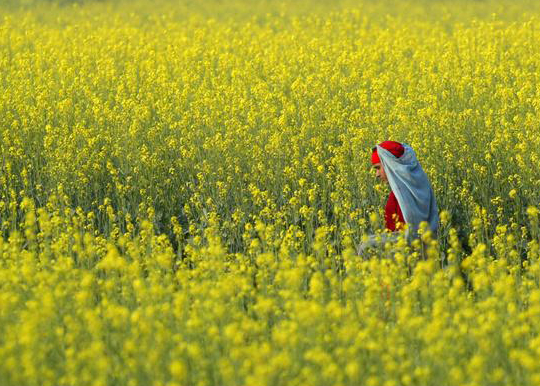
%> input picture 双边滤波/context aware saliency detection 副本/bird.jpg, 540 x 386 px
$ octave maintest1.m   (GNU Octave 9; MATLAB toolbox functions it lacks are replaced by stand-ins)
%> lines starting %> are read from the running program, lines starting %| are printed output that depends on the picture
### 双边滤波/context aware saliency detection 副本/pre_rgb2lab.m
function [ img_lab ] = pre_rgb2lab( img_in,max_side )
%UNTITLED3 Summary of this function goes here
%   Detailed explanation goes here
%img_rgb:缩放后的rgb图
%img_lab：rgb2lab后的图
%h，w，图像高宽


img=double(img_in);


[h_t,w_t]=size(img(:,:,1));%得到原图的长宽

if w_t>h_t              %看长和宽哪个比较大,将原图放缩至大值为250

    img_rgb(:,:,1)=imresize(img(:,:,1),[(max_side/w_t)*h_t,max_side],'bilinear');%用双线性差值法
    img_rgb(:,:,2)=imresize(img(:,:,2),[(max_side/w_t)*h_t,max_side],'bilinear');
    img_rgb(:,:,3)=imresize(img(:,:,3),[(max_side/w_t)*h_t,max_side],'bilinear');
else
     img_rgb(:,:,1)=imresize(img(:,:,1),[max_side,(max_side/h_t)*w_t],'bilinear');
     img_rgb(:,:,2)=imresize(img(:,:,2),[max_side,(max_side/h_t)*w_t],'bilinear');
     img_rgb(:,:,3)=imresize(img(:,:,3),[max_side,(max_side/h_t)*w_t],'bilinear');
end

%%%%%%%%%%%%%%%%%%%%%%%%%%%%%%%%%%%%%%%%%%%%%%%%%%%%%%%%%%%%%%%%


%========================================================

%=====================RGB2Lab=============================
img_lab_o=RGB2Lab(img_rgb);

img_lab(:,:,1)=img_lab_o(:,:,1)*255/100;      %L通道从0到100转到0到255
img_lab(:,:,2)=(img_lab_o(:,:,2)+120)*255/200;%a，通道从-120到120转到0到255
img_lab(:,:,3)=(img_lab_o(:,:,3)+120)*255/200;

%========================================================
%归一化，从0到255归到0到1
img_lab=img_lab/255;


end

### 双边滤波/context aware saliency detection 副本/RGB2Lab.m
function [L,a,b] = RGB2Lab(R,G,B)
% function [L, a, b] = RGB2Lab(R, G, B)
% RGB2Lab takes matrices corresponding to Red, Green, and Blue, and
% transforms them into CIELab.  This transform is based on ITU-R
% Recommendation  BT.709 using the D65 white point reference.
% The error in transforming RGB -> Lab -> RGB is approximately
% 10^-5.  RGB values can be either between 0 and 1 or between 0 and 255.
% By Mark Ruzon from C code by Yossi Rubner, 23 September 1997.
% Updated for MATLAB 5 28 January 1998.
%
% If your image is loaded into uint8 format as an M x N x 3 tensor, you
% can pass it in as one argument.  If you break it into 3 pieces, convert
% them into double before calling this function.
if (nargin == 1)
  B = double(R(:,:,3));
  G = double(R(:,:,2));
  R = double(R(:,:,1));
end
if ((max(max(R)) > 1.0) | (max(max(G)) > 1.0) | (max(max(B)) > 1.0))
  R = R/255;
  G = G/255;
  B = B/255;
end
[M, N] = size(R);
s = M*N;
% Set a threshold
T = 0.008856;
RGB = [reshape(R,1,s); reshape(G,1,s); reshape(B,1,s)];
% RGB to XYZ
MAT = [0.412453 0.357580 0.180423;
       0.212671 0.715160 0.072169;
       0.019334 0.119193 0.950227];
XYZ = MAT * RGB;
X = XYZ(1,:) / 0.950456;
Y = XYZ(2,:);
Z = XYZ(3,:) / 1.088754;
XT = X > T;
YT = Y > T;
ZT = Z > T;
fX = XT .* X.^(1/3) + (~XT) .* (7.787 .* X + 16/116);
% Compute L
Y3 = Y.^(1/3);
fY = YT .* Y3 + (~YT) .* (7.787 .* Y + 16/116);
L  = YT .* (116 * Y3 - 16.0) + (~YT) .* (903.3 * Y);
fZ = ZT .* Z.^(1/3) + (~ZT) .* (7.787 .* Z + 16/116);
% Compute a and b
a = 500 * (fX - fY);
b = 200 * (fY - fZ);
L = reshape(L, M, N);
a = reshape(a, M, N);
b = reshape(b, M, N);
if ((nargout == 1) | (nargout == 0))
  L = cat(3,L,a,b);
end

### 双边滤波/context aware saliency detection 副本/get4Scale.m
function [ img_scale_1,img_scale_2,img_scale_3,img_scale_4 ] = get4Scale( img_in )
%UNTITLED4 Summary of this function goes here
%   Detailed explanation goes here


%********************************************************************************
%1. scale_1 1
img_scale_1=img_in;
[h,w]=size(img_scale_1(:,:,1));%记录原始图像尺寸

%----------------------------------------------------------
%2.scale_2 0.8

%以下缩放为最邻近差值
img_scale_2_g(:,:,1)=gaussianSmooth( img_scale_1(:,:,1) );%先每一层进行高斯平滑,模糊时使用原图
img_scale_2_g(:,:,2)=gaussianSmooth( img_scale_1(:,:,2) );
img_scale_2_g(:,:,3)=gaussianSmooth( img_scale_1(:,:,3) );

img_scale_2(:,:,1)=imresize(img_scale_2_g(:,:,1),[h*0.8,w*0.8]);%图像缩小为第二尺度，0.8
img_scale_2(:,:,2)=imresize(img_scale_2_g(:,:,2),[h*0.8,w*0.8]);
img_scale_2(:,:,3)=imresize(img_scale_2_g(:,:,3),[h*0.8,w*0.8]);

%----------------------------------------------------------
%3.scale_3 0.5
img_scale_3_g(:,:,1)=gaussianSmooth( img_scale_2(:,:,1) );%先每一层进行高斯平滑，模糊时使用放缩0.8的图作为原图
img_scale_3_g(:,:,2)=gaussianSmooth( img_scale_2(:,:,2) );
img_scale_3_g(:,:,3)=gaussianSmooth( img_scale_2(:,:,3) );

img_scale_3(:,:,1)=imresize(img_scale_3_g(:,:,1),[h*0.5,w*0.5]);%图像缩小为第3尺度，0.5
img_scale_3(:,:,2)=imresize(img_scale_3_g(:,:,2),[h*0.5,w*0.5]);
img_scale_3(:,:,3)=imresize(img_scale_3_g(:,:,3),[h*0.5,w*0.5]);

%----------------------------------------------------------
%4.scale_4 0.3
img_scale_4_g(:,:,1)=gaussianSmooth( img_scale_3(:,:,1) );%先每一层进行高斯平滑，模糊时使用放缩后的尺度0.5作为原图
img_scale_4_g(:,:,2)=gaussianSmooth( img_scale_3(:,:,2) );
img_scale_4_g(:,:,3)=gaussianSmooth( img_scale_3(:,:,3) );

img_scale_4(:,:,1)=imresize(img_scale_4_g(:,:,1),[h*0.3,w*0.3]);%图像缩小为第4尺度，0.3
img_scale_4(:,:,2)=imresize(img_scale_4_g(:,:,2),[h*0.3,w*0.3]);
img_scale_4(:,:,3)=imresize(img_scale_4_g(:,:,3),[h*0.3,w*0.3]);

end

### 双边滤波/context aware saliency detection 副本/gaussianSmooth.m
function [result ] = gaussianSmooth( img )
%UNTITLED Summary of this function goes here
%   Detailed explanation goes here
%将图像进行高斯平滑，用于生成高斯金字塔等或是去噪
%采用横向，纵向两个向量平滑
%-------------------------------------------------------

filter = [1,5,10,10,5,1,1];
filter = filter/sum(filter);
[h,w] = size(img);

if min(h,w) > 3
  % big image - use straight-forward method
  result = conv2(filter,filter,img,'same');

 % 不进行降采样

  %horResult = convResult(:,[2:2:end]-1);
 % result = horResult([2:2:end]-1,:);
else
  % Image is small along at least one dimension.
  error('输入进行高斯平滑的图太小');
end

end

### 双边滤波/context aware saliency detection 副本/distanceValueMap_search_onescale_2.m
function [ DistanceValue_t1,DistanceValue_exp,DistanceValue_t1_rang,DistanceValue_exp_rang] = distanceValueMap_search_onescale_2( img_in,max_side )
%UNTITLED7 Summary of this function goes here
%   Detailed explanation goes here


[h,w]=size(img_in(:,:,1));
img_scale1=img_in;

%================================================================================

%在计算块之前，考虑边缘点，所以先对矩阵进行填充
q=3;%填充边缘像素个数
img_scale1_pad(:,:,1)=padarray(img_scale1(:,:,1),[q,q],'replicate','both');
img_scale1_pad(:,:,2)=padarray(img_scale1(:,:,2),[q,q],'replicate','both');
img_scale1_pad(:,:,3)=padarray(img_scale1(:,:,3),[q,q],'replicate','both');

%----------------------------------------------------------------------------------
%计算该尺度下存储patch相量的矩阵，各三个像素取一个patch
for i=1:h
    for j=1:w
        img_scale1_patchVstore_all(i,j,:)=reshape(img_scale1_pad(i:i+6,j:j+6,:),1,147);
    end
end
img_scale1_patchVstore_x=img_scale1_patchVstore_all(1:q:h,1:q:w,:);%将代表patch的相量存为一个矩阵

ones_Vstore_temp=ones(size(img_scale1_patchVstore_x));%生成全一矩阵


disp('img_scale1_patchVstore_x complete');

%-----------------------------------------------------------------------------------------
%-----------------------------------------------------------------------------------------
%开始计算每一点的距离的值
[h_x,w_x]=size(img_scale1_patchVstore_x(:,:,1));%记录存储矩阵的大小

for i0=1:h

    disp(num2str(i0));

    for j0=1:w

    % i0=1;
    % j0=1;

%%%%%%%%%%%%%%%%%%%%%%%%%%%%%%%%%%%%%%%%%%%%%%%%%
     temp1=img_scale1_patchVstore_all(i0,j0,:);

     for i2=1:length(temp1)
         temp_x_1(:,:,i2)=temp1(:,:,i2)*ones_Vstore_temp(:,:,i2);
     end

     temp_x_2=temp_x_1-img_scale1_patchVstore_x;
     temp_x_2=temp_x_2.*temp_x_2;
     sum_temp_x=sum(temp_x_2,3);

    store_o_disvalue_scale1_x= sum_temp_x.^0.5;


 %%%%%%%%%%%%%%%%%%%%%%%%%%%%%%%%%%%%%%%%%%%%%%%%%%%%%%%%%%%


      %temp1=img_scale1_patchVstore_all(i0,j0,:);
     % store_tp1_all=reshape(img_scale1_patchVstore_all(i0,j0,:),1,147);

     for i=1:h_x
         for j=1:w_x

             %store_tp1_x=reshape(img_scale1_patchVstore_x(i,j,:),1,147);

             %store_o_disvalue_scale1_x(i,j)=norm( store_tp1_all-store_tp1_x); %将与mex_store_tp1像素和其他全图像素计算的欧式距离存储

             store_position_dis_x(i,j)=norm([i0,j0]-[(1+(i-1)*3),(1+(j-1)*3)]);

          end
     end
     %--------------将距离值进行归一化---------此处有问题，是单一像素进行的归一化，这个应该改成全图像素比较好，先没有改-----------------------
     max_1=max(max(store_o_disvalue_scale1_x));
       storemap_scale1_x_rang=mat2gray(store_o_disvalue_scale1_x,[0,max_1]);
       store_position_dis_x_rang=mat2gray( store_position_dis_x,[0,max_side]);%在0到最大边长之间归一化

       %---------结合相量值欧式距离和位置欧式距离，计算每个patch对于i0，j0的最终距离值--------

       c=3;%设定该公式中的一个参数

       %----------以下为该尺度中的距离值
             Dis_scale1=storemap_scale1_x_rang./(1+3* store_position_dis_x_rang);

    %------------------在上述该尺度的距离值中找距目标patch欧式距离最小的65个patch，并记录位置和欧式距离值---------------

     Dis_all=Dis_scale1;
     num_K=65;%在矩阵中找65个最小值

        cout=0;%计数变量初始值
        min_v=[];  %计数矩阵初始值

while cout<num_K
    mm=min(min(Dis_all));
    f=find(Dis_all==mm);
    min_v=[min_v,Dis_all(f)'];
    cout=length(min_v);
    Dis_all(f)=10;
end
    DistanceValue_t1(i0,j0)=sum(min_v)/num_K;
    DistanceValue_exp(i0,j0)=1-exp(- DistanceValue_t1(i0,j0));


    end
end
   %对两个值进行归一化
   DistanceValue_t1_rang=mat2gray(DistanceValue_t1);
   DistanceValue_exp_rang=mat2gray(DistanceValue_exp);


end

### 双边滤波/context aware saliency detection 副本/maintest1.m
%====test1
clear
close all
clc

%img_in,输入的待处理的图像
%n，图像分块的patch的大小


%img_rgb:缩放后的rgb图
%img_lab：rgb2lab后的图
%h，w，图像高宽
%mex_store,存储矩阵


img=imread('bird.jpg');
%> img is the input picture: size 386x540x3 uint8; mean R, G, B 156.1, 157.2, 42.6
%img=imread('E:\例程\matlab\显著性分割\假设已知均值\test picture\0010.tif');
max_side=120;
yu_value=0.8;

img_lab = pre_rgb2lab(img,max_side);
%> in pre_rgb2lab, `[h_t,w_t]=size(img(:,:,1));`: h_t = 386; w_t = 540
%> in RGB2Lab, `B = double(R(:,:,3));`:
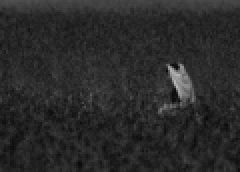
%> B: size 86x120 double (shown 2 times larger); min 9.12, max 184.8, mean 42.6
%> in RGB2Lab, `XT = X > T;`: XT = 10320 logical values, 10320 true
%> in RGB2Lab, `a = reshape(a, M, N);`:
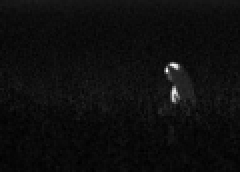
%> a: size 86x120 double (shown 2 times larger); min -18.04, max 67.94, mean -13.2; drawn with min black and max white
%> in RGB2Lab, `b = reshape(b, M, N);`:
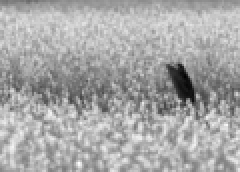
%> b: size 86x120 double (shown 2 times larger); min -17.24, max 78.11, mean 45.4; drawn with min black and max white
%> in RGB2Lab, `L = cat(3,L,a,b);`:
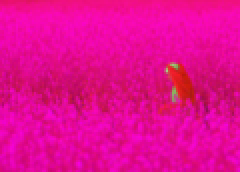
%> L: size 86x120x3 double (shown 2 times larger); mean R, G, B 80.5, -13.2, 45.4; drawn with min black and max white
%> in pre_rgb2lab, `img_lab(:,:,3)=(img_lab_o(:,:,3)+120)*255/200;`:
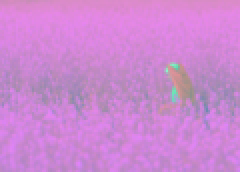
%> img_lab: size 86x120x3 double (shown 2 times larger); mean R, G, B 205.2, 136.2, 210.9

[ img_scale_1,img_scale_2,img_scale_3,img_scale_4 ] = get4Scale( img_lab );
%> in get4Scale, `[h,w]=size(img_scale_1(:,:,1));`: h = 86; w = 120
%> in gaussianSmooth (call 5), `result = conv2(filter,filter,img,'same');`:
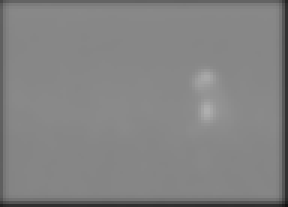
%> result: size 69x96 double (shown 3 times larger); min 0.0699, max 0.684, mean 0.513

[ DistanceValue_scale_1_t1,DistanceValue_scale_1_exp,DistanceValue_scale_1_t1_rang,DistanceValue_scale_1_exp_rang] = distanceValueMap_search_onescale_2( img_scale_1,max_side );
%> in distanceValueMap_search_onescale_2, `img_scale1_pad(:,:,3)=padarray(img_scale1(:,:,3),[q,q],'replicate','bo..`:
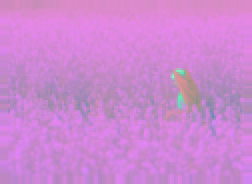
%> img_scale1_pad: size 92x126x3 double (shown 2 times larger); mean R, G, B 0.805, 0.534, 0.826
%> the loop in distanceValueMap_search_onescale_2, `for i=1:h` made 86 passes
%> in distanceValueMap_search_onescale_2, `[h_x,w_x]=size(img_scale1_patchVstore_x(:,:,1));`: h_x = 29; w_x = 40
%> (the run ends here)
